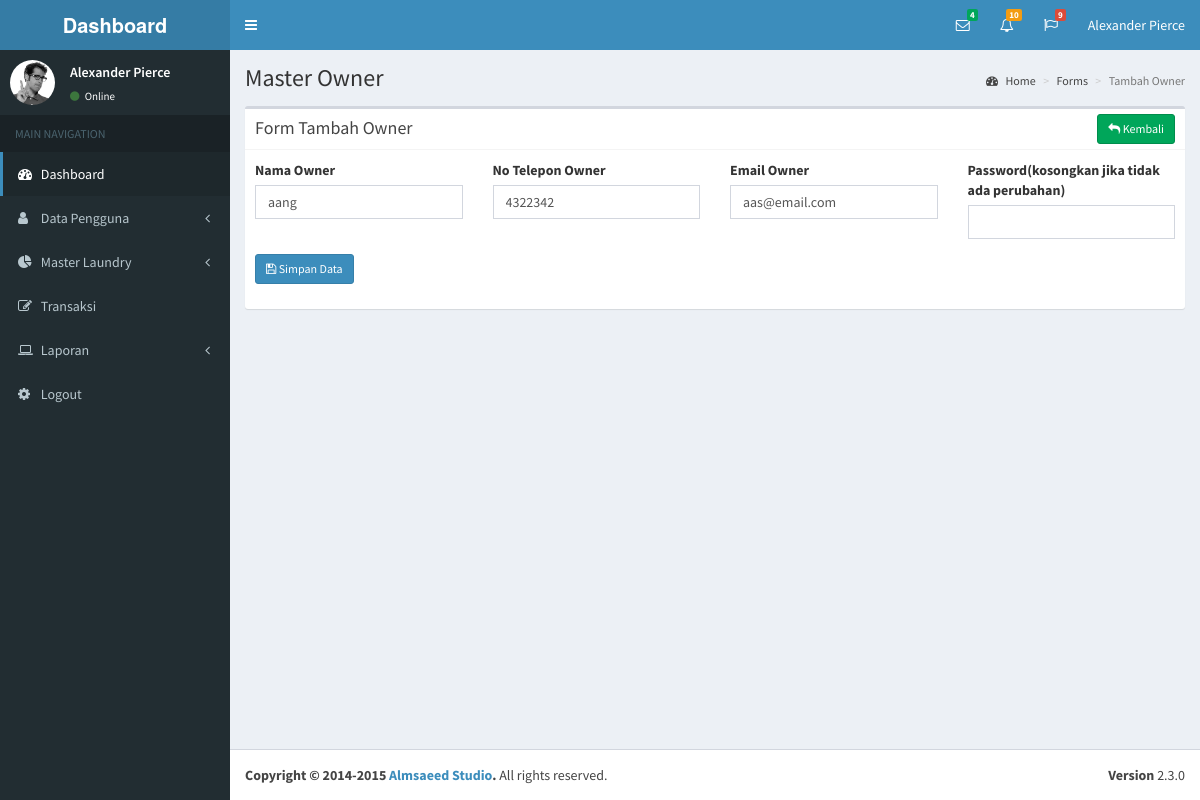
/formeditowner/2, run on the app's committed database.
### tables this page shows
CREATE TABLE `tb_owner` (
  `id_owner` int(11) NOT NULL,
  `nama_owner` varchar(50) NOT NULL,
  `no_telepon_owner` varchar(13) NOT NULL,
  `email_owner` varchar(30) NOT NULL,
  `password_owner` text NOT NULL,
  `deleted` int(11) NOT NULL
);

### application/controllers/Dashboard_controller.php (called while the page is built, shortened)
<?php defined('BASEPATH')OR exit('No dirrect access allowed');
    class Dashboard_controller extends CI_Controller{
        public function __construct(){
            $this->load->model('Dashboard_model');
        }
        public function form_edit_owner(){
            $id_owner = $this->uri->segment(2);
            $data['editowner'] = $this->Dashboard_model->get_edit_owner($id_owner);
            $this->load->view('header/index-header-dashboard');
            $this->load->view('master_data/master_owner/form-edit-owner',$data);
            $this->load->view('footer/index-footer-dashboard');
        }
    }
?>

### index.php (called while the page is built, shortened)
<?php
require_once BASEPATH.'core/CodeIgniter.php';

### application/models/Dashboard_model.php (called while the page is built, shortened)
<?php
    class Dashboard_model extends CI_Model{
        public function get_edit_owner($id_owner){
            return $this->db->where('id_owner',$id_owner)
                            ->from('tb_owner')
                            ->get()->result();
        }
    }
?>

### application/views/master_data/master_owner/form-edit-owner.php (the view, shortened to what this page needs)
<div class="content-wrapper">
        <section class="content-header">
          <h1>
            Master Owner
          </h1>
          <ol class="breadcrumb">
            <li><a href="#"><i class="fa fa-dashboard"></i> Home</a></li>
            <li><a href="#">Forms</a></li>
            <li class="active">Tambah Owner</li>
          </ol>
        </section>
        <section class="content">
          <div class="box box-default">
            <div class="box-header with-border">
              <h3 class="box-title">Form Tambah Owner</h3>
                <div class="box-tools pull-right">
                    <a href="<?php echo base_url('masterowner');?>" class="btn btn-sm btn-success"><i class="fa fa-reply"></i> Kembali</a>
                </div>
            </div>
            <div class="box-body">
                <?php foreach($editowner as $edit) { ?>
                <form action="<?php echo base_url('updateowner');?>" method="POST">
                    <div class="row">
                        <div class="col-md-3">
                            <div class="form-group">
                                <label>Nama Owner</label>
                                <input type="text" name="nama_owner" value="<?php echo $edit->nama_owner;?>" class="form-control" required>
                            </div>
                        </div>
                        <div class="col-md-3">
                            <div class="form-group">
                                <label>No Telepon Owner</label>
                                <input type="number" name="no_telepon_owner" value="<?php echo $edit->no_telepon_owner;?>" class="form-control" required>
                            </div>
                        </div>
                        <div class="col-md-3">
                            <div class="form-group">
                                <label>Email Owner</label>
                                <input type="email" name="email_owner" value="<?php echo $edit->email_owner;?>" class="form-control" required>
                            </div>
                        </div>
                        <div class="col-md-3">
                            <div class="form-group">
                                <label>Password(kosongkan jika tidak ada perubahan)</label>
                                <input type="password" name="password_owner_baru" class="form-control" >
                            </div>
                        </div>
                        <div class="col-md-3">
                            <div class="form-group">
                                <button type="submit"  class="btn btn-sm btn-primary"> <i class="fa fa-save"></i> Simpan Data </button>
                            </div>
                        </div>
                    </div>
                </form>
                <?php } ?>
            </div>
          </div>
        </section>
      </div>

### data on the page
tb_owner: nama_owner "aang", no_telepon_owner "4322342", email_owner "aas@email.com"
